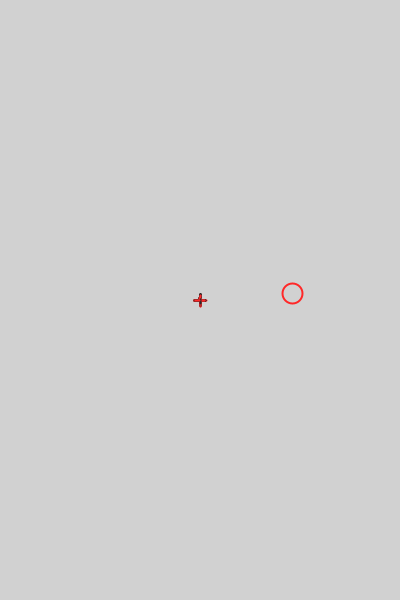
Frame 1 (no input)
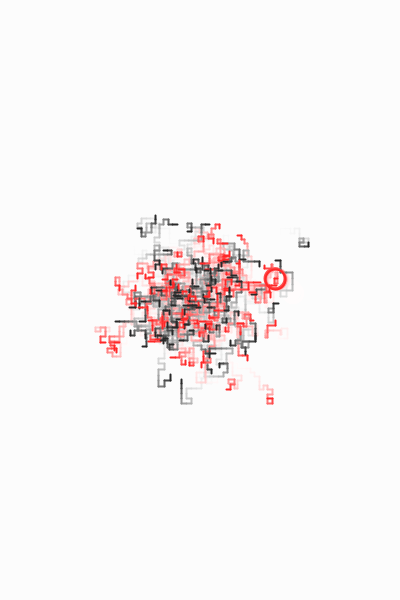
Frame 60 (the mouse pressed at the canvas centre just before this capture)
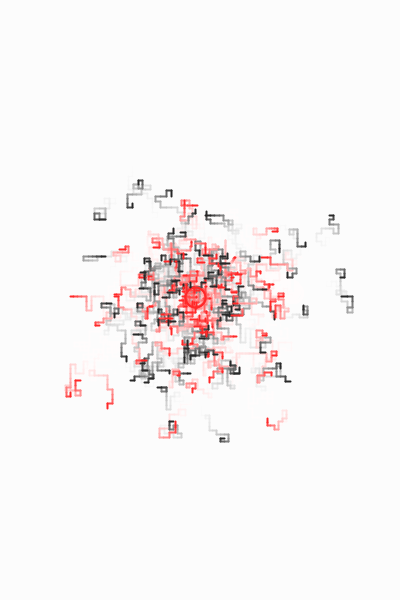
Frame 120 (the mouse held since frame 60 and released just before this capture)

The Processing sketch that drew these frames (run headless with seeded random() and noise(); from frame 60 on, the mouse is pressed at the canvas centre):

// Processing sketch: processing_113760
// ── processing_113760.pde

/* Adapting from Artificial Behavior: Computer Simulation of
Psychological Processes, by Gene D. Steinhauer 

Each "Creature" can walk north, south, east, or west.
Adjusts length of step to create a change of velocity.
Relative position of Reward drives adjustment to velocity.
Two groups: 1. affected by reward and 2. not

- Add a threshold radius around the reward.
- Each time the Creature crosses threshold, 
  increase its affinity using learning curve.
- Reward moves with noise, heads toward center, and 
  relocates when mouse is clicked.

Next steps:  
- Add multiple rewards.
- Make reward have different values.
- Make creatures with different learning rates.
- Giving / withholding reward randomly within threshold.

**********************************/

Creature[] myCreature;
final int CREATURE_COUNT = 200;

Reward myReward;
//final int REWARD_COUNT = 1;

float myRewardX, myRewardY; // to allow Creature to know location of Reward
float myRewardValue; // to allow Creature to be rewarded

void setup() {
  size(400,600);
  background(200);
  smooth();
  frameRate(20);
  strokeWeight(2);
  
  myCreature = new Creature[CREATURE_COUNT];
  for (int i = 0; i < CREATURE_COUNT; i++) {
    myCreature[i] = new Creature(i); 
  }
  
  myReward = new Reward(0);

}

void draw() {
  myReward.display();
  
  myRewardX = myReward.location()[0];
  myRewardY = myReward.location()[1];  
//  println("myReward " + myRewardX + " " + myRewardY);
  myRewardValue = myReward.value();
  
  for (int i = 0; i < CREATURE_COUNT; i++) {
    myCreature[i].display();
  }
  
  fill(255, 40);
//  stroke(2);
  noStroke();
  rect(0,0,width,height);
  
}

void mousePressed() {
  myReward.move();
}
class Creature {
  float xPos, yPos;
  int rotation, oldRotation;
  
  float step;
  float stepNoise;
  final float STEP_NOISE_RATE = 0.02;
  final float BASE_STEP = 5;
  final float STEP_SCALE = 2; // impact of stepNoise on step length
  
  final float LEARN_RATE = 0.01;
  float expectation = 0.0;
  float distance; // to reward
  final float THRESHOLD = 60; // within this distance, reward is granted
  float vector; // angle to Reward in radians  
  float vectorX, vectorY;
  float affinity; // initial impact of reward on step length
  final float MIN_AFFINITY = 1;
  final float MAX_AFFINITY = 6;
  
  int ID;
  
  Creature( int tempID ) {
    ID = tempID;
    xPos = width/2;
    yPos = height/2;
    oldRotation = int(random(4)); // can be 0 to 3
    
    step = BASE_STEP;
    stepNoise = random(10);    
//    println("myReward??? " + myRewardX + " " + myRewardY);
  }
  
  void display() {
//    println("myReward???????? " + myRewardX + " " + myRewardY);
    stroke( 255 * (ID % 2), 0, 0);
    
//    println( degrees(vector) );
    
    step = BASE_STEP + 2 * STEP_SCALE * ( noise(stepNoise) - 0.5);
    stepNoise += STEP_NOISE_RATE;
    
    // Here's the reward sensing part...
    
    if (ID % 2 == 1) { // Reds driven to reward
      distance = dist( myRewardX, myRewardY, xPos, yPos);
      if ( distance < THRESHOLD ) {
        // Reward recieved. Increase expectation.
        
        expectation += LEARN_RATE * (myRewardValue - expectation);
//        println( ID + " Expectation " + expectation);
        
        affinity = map( expectation, 0, myRewardValue, MIN_AFFINITY, MAX_AFFINITY);
                
      }
      vectorX = (myRewardX - xPos) / distance;
      vectorY = (myRewardY - yPos) / distance;
      vector = acos( vectorX );
      
      if ( vectorY < 0) {
        vector = TWO_PI - vector;
      }
      
      step += cos(HALF_PI * rotation) * vectorX * affinity;
      step += sin(HALF_PI * rotation) * vectorY * affinity;
    }
    
  
    rotation = ( oldRotation + 2 + int(random(1, 4)) ) % 4;
    // can go in any direction except back where it came from
    
  //  oldx = xPos;
  //  oldy = yPos;
    
    xPos += ( step * cos(HALF_PI * rotation) );
    yPos += ( step * sin(HALF_PI * rotation) );
    
    if ( xPos <= width && yPos <= height && xPos >= 0 && yPos >= 0) {
  //    line(oldx, oldy, xPos, yPos);
      pushMatrix();
      translate(xPos, yPos);
      rotate(HALF_PI * rotation);
  //    line(0,0, step, 0);
      line(0,0, - step, 0);
      popMatrix();
      
    } else {
      xPos = (width + xPos) % width;
      yPos = (height + yPos) % height;
    }
    
    oldRotation = rotation;
    
//    println(ID + " " + step);
  }
}

class Reward {
  int rewardValue = 30;
  float rewardX, rewardY;
  float xNoise, yNoise;
  final float NOISE_SCALE = 2;
  final float NOISE_RATE = 0.1;
  final float CENTERING_BIAS = 0.15; // from 0 to 1
  
  float xBias, yBias; // nudges toward center
  
  Reward(int tempRewardID) {
    rewardX = random(0.25 * width, 0.75 * width);
    rewardY = random(0.25 * height, 0.75 * height);    
//    println("Reward " + rewardX + " " + rewardY);
    xNoise = random(10);
    yNoise = random(10);
  }
  
  void display() {
    stroke(255,0,0);
    noFill();
    ellipse(rewardX, rewardY, 20, 20);
    
    xBias = map( rewardX, 0, width, CENTERING_BIAS / 2, -CENTERING_BIAS / 2);
    yBias = map( rewardY, 0, height, CENTERING_BIAS / 2, -CENTERING_BIAS / 2);
    
    rewardX += 2 * NOISE_SCALE * ( noise(xNoise) - 0.5 + xBias);
    rewardY += 2 * NOISE_SCALE * ( noise(yNoise) - 0.5 + yBias);
    
    xNoise += NOISE_SCALE;
    yNoise += NOISE_SCALE;
  }
  
  float[] location() {
    float[] loc = new float[2];
    loc[0] = rewardX;
    loc[1] = rewardY;
//    loc = [rewardX, rewardY];
    return loc;
  }
  
  float value() {
    return rewardValue;
  }
  
  void move() {
    rewardX = mouseX;
    rewardY = mouseY;
  }
}
